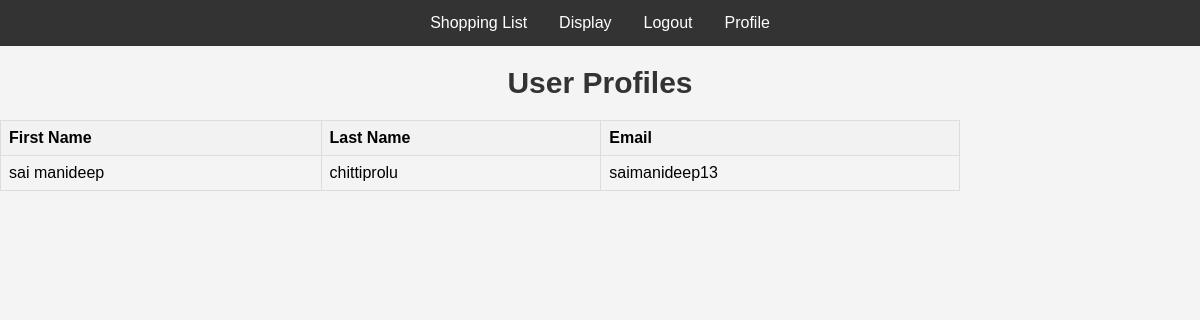
The page /profile (signed in) on the database as committed earlier.
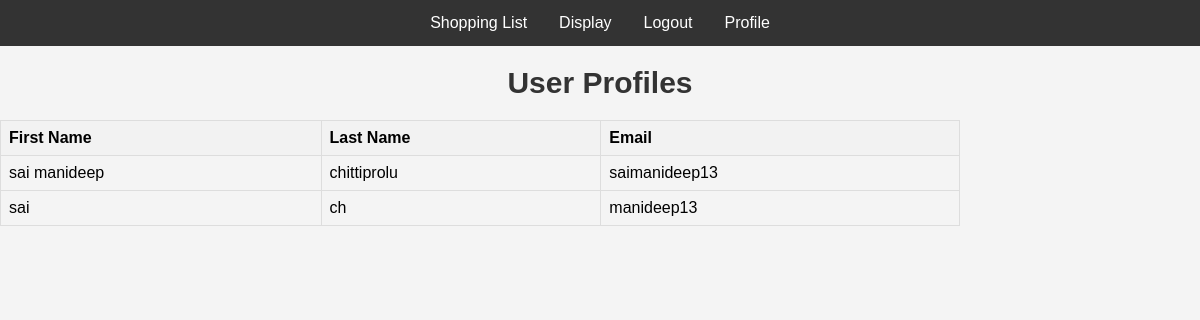
The same page on the database as committed later.
### app.py (models this page shows, shortened)
class User(db.Model, UserMixin):
    __tablename__ = 'users'
    id = db.Column(db.Integer, primary_key = True)
    first_name = db.Column(db.String(30))
    last_name = db.Column(db.String(30))
    email = db.Column(db.String(64), unique=True, index=True)
    password_hash = db.Column(db.String(128))

### app.py (the view)
@app.route('/profile')
@login_required
def profile():
    users = User.query.all()
    return render_template('profile.html', users = users)

### app.py (called while the page is built)
@login_manager.user_loader
def load_user(user_id):
    return User.query.get(user_id)

### templates/profile.html (shortened to what this page needs)
{% extends 'layout.html' %}
{% block content %}
    <table>
        <h1> User Profiles</h1>
        <tr>
            <th> First Name</th>
            <th> Last Name</th>
            <th> Email</th>
        </tr>
        {% for user in users %}
            <tr>
                <td>{{ user.first_name }}</td>
                <td>{{ user.last_name }}</td>
                <td>{{ user.email }}</td>
            </tr>
        {% endfor %}
{% endblock %}

### templates/layout.html (shortened to what this page needs)
<!DOCTYPE html>
<html lang="en">
<head>
</head>
<body>
<center>
    <nav class ="navbar">
        {% if current_user.is_authenticated %}
        <a href="{{ url_for("shopping") }}">Shopping List</a>
        <a href="{{ url_for("display") }}">Display</a>
        <a href="{{ url_for("logout") }}">Logout</a>
        <a href="{{ url_for("profile") }}">Profile</a>
        {% else %}
        <a href="{{ url_for("register") }}">Register</a>
        {% endif %}
    </nav>
</center>
    {% block content %}
    {% endblock %}
</body>
</html>

### templates/layout.html (style rules this page uses)
body { font-family: Arial, sans-serif; margin: 0; padding: 0; background-color: #f4f4f4; }
.navbar { background-color: #333; overflow: hidden; display : flex; justify-content: center; align-items: center; }
.navbar a { float: left; display: block; color: white; text-align: center; padding: 14px 16px; text-decoration: none; }

### templates/profile.html (style rules this page uses)
h1 { color: #333; text-align: center; font-size: 30px; font-weight: bold; }
table { width: 80%; border-collapse: collapse; margin-top: 20px; }
th, td { border: 1px solid #ddd; padding: 8px; text-align: left; }
th { background-color: #f2f2f2; }

Rows that differ between the two databases and show on the page:
added User: first_name "sai", last_name "ch", email "manideep13"
